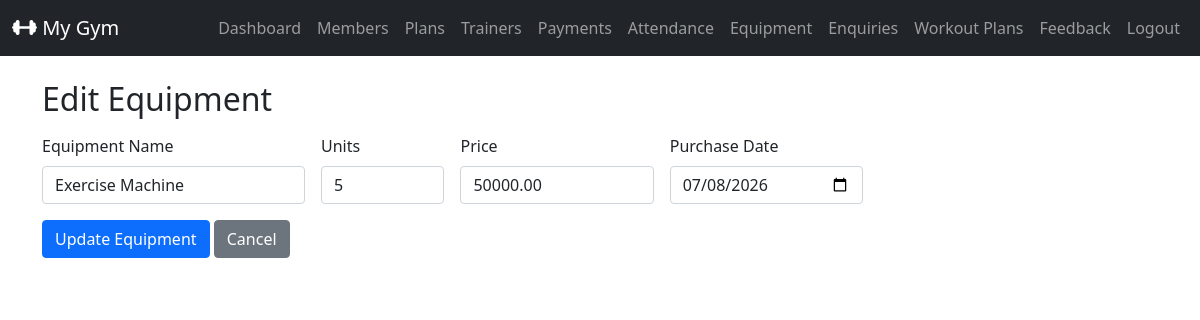
The page /admin_equipment_edit/2/ (signed in) on the database its author committed.
### gymapp/models.py (models this page shows, shortened)
class Equipment(models.Model):
  name = models.CharField(max_length=100)
  units = models.PositiveIntegerField(default=1)
  price = models.DecimalField(max_digits=8, decimal_places=2)
  purchase_date = models.DateField(default=timezone.now)
  is_active = models.BooleanField(default=True)

### gymapp/views.py (the view)
    def wrapper(request, *args, **kwargs):
        if not request.user.is_authenticated or getattr(request.user,'role',None)!='ADMIN':
            messages.error(request,'You must be an admin to access this page')
            return redirect('admin_login')
        return view_func(request, *args, **kwargs)

### gymapp/views.py (called while the page is built, shortened)
def admin_required(view_func):
    def wrapper(request, *args, **kwargs):
        if not request.user.is_authenticated or getattr(request.user,'role',None)!='ADMIN':
            messages.error(request,'You must be an admin to access this page')
            return redirect('admin_login')
        return view_func(request, *args, **kwargs)
    return wrapper

@admin_required
def admin_equipment_edit(request,equipment_id):
    equipment = Equipment.objects.get(id=equipment_id)
    return render(request, 'admin_equipment_form.html',{'equipment':equipment,'mode':'edit'})

### gymapp/templates/admin_equipment_form.html (shortened to what this page needs)
{% extends 'base.html' %}
{% block content %}
<h2 class="mb-3">
  {% if mode == 'add' %} Add Equipment {% else %} Edit Equipment {% endif %}
</h2>
<form method="post" class="row g-3 w-75">
  <div class="col-md-4">
    <label class="form-label">Equipment Name</label>
    <input type="text" name="name" class="form-control" value="{{ equipment.name|default:'' }}">
  </div>
  <div class="col-md-2">
    <label class="form-label">Units</label>
    <input type="number" name="units" class="form-control" value="{{ equipment.units|default:'' }}">
  </div>
  <div class="col-md-3">
    <label class="form-label">Price</label>
    <input type="number" step="0.01" name="price" class="form-control" value="{{ equipment.price|default:'' }}">
  </div>
  <div class="col-md-3">
    <label class="form-label">Purchase Date</label>
    <input type="date" name="purchase_date" class="form-control" value="{{equipment.purchase_date|date:'Y-m-d'}}">
  </div>
  <div class="col-md-12">
    <button type="submit" class="btn btn-primary">
      {% if mode == 'add' %} Add Equipment {% else %} Update Equipment {% endif %}
    </button>
    <a href="{% url 'admin_equipment_list' %}" class="btn btn-secondary">Cancel</a>
  </div>
</form>
{% endblock %}

### rows shown on the page
Equipment: name "Exercise Machine", units "5", price "50000.00", purchase_date "07/08/2026"
